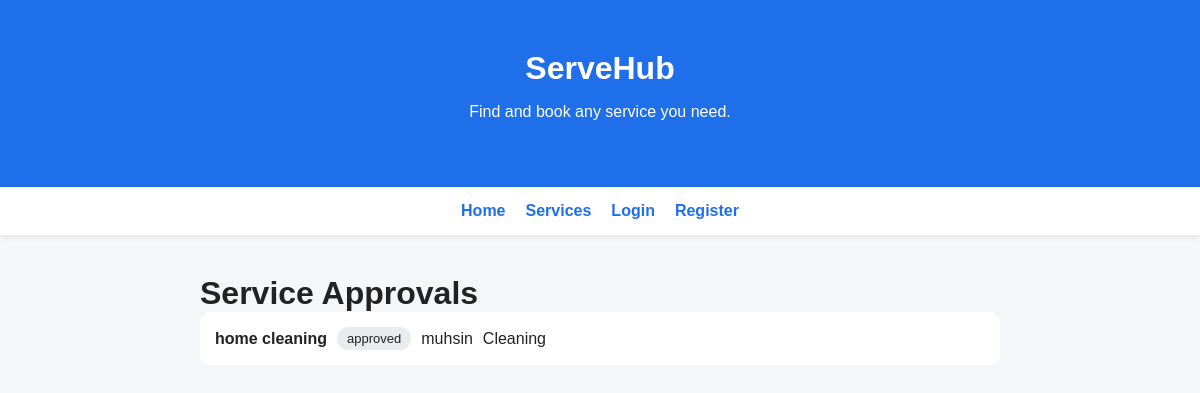
/services, run on the app's committed database.
### app/models.py (models this page shows, shortened)
class Service(db.Model):
    id = db.Column(db.Integer, primary_key=True)
    provider_id = db.Column(db.Integer, db.ForeignKey("user.id"), nullable=False)
    category_id = db.Column(db.Integer, db.ForeignKey("category.id"), nullable=False)
    title = db.Column(db.String(200), nullable=False)
    description = db.Column(db.Text, nullable=False)
    city = db.Column(db.String(100))
    price_type = db.Column(db.String(20), default="fixed")
    price = db.Column(db.Float)
    status = db.Column(db.String(20), default="pending")
    created_at = db.Column(db.DateTime, default=db.func.now())
    provider = db.relationship("User", backref="services")

class User(UserMixin, db.Model):
    id = db.Column(db.Integer, primary_key=True)
    name = db.Column(db.String(120), nullable=False)
    email = db.Column(db.String(120), unique=True, nullable=False)
    password_hash = db.Column(db.String(255), nullable=False)
    role = db.Column(db.String(20), default="customer")
    is_verified = db.Column(db.Boolean, default=False)

class Category(db.Model):
    id = db.Column(db.Integer, primary_key=True)
    name = db.Column(db.String(100), nullable=False)
    slug = db.Column(db.String(100), unique=True, nullable=False)
    services = db.relationship("Service", backref="category", lazy=True)

### app/routes/services.py (the view)
@services.route("/services")
def browse():
    query = request.args.get("q", "").strip()
    category_id = request.args.get("category", type=int)
    city = request.args.get("city", "").strip()
    sort = request.args.get("sort", "newest")
    results = Service.query.filter_by(status="approved")
    if query:
        results = results.filter(Service.title.ilike(f"%{query}%"))
    if category_id:
        results = results.filter_by(category_id=category_id)
    if city:
        results = results.filter(Service.city.ilike(f"%{city}%"))
    if sort == "price_low":
        results = results.order_by(Service.price.asc())
    elif sort == "price_high":
        results = results.order_by(Service.price.desc())
    else:
        results = results.order_by(Service.created_at.desc())
    categories = Category.query.order_by(Category.name).all()
    return render_template(
        "services.html",
        services=results.all(),
        categories=categories,
        selected_category=category_id,
        query=query,
        city=city,
        sort=sort,
    )

### app/templates/admin/services.html (shortened to what this page needs)
{% extends "base.html" %}
{% block content %}
<h1>Service Approvals</h1>
{% for service in services %}
  <div class="user-card">
    <strong>{{ service.title }}</strong>
    <span class="badge">{{ service.status }}</span>
    <span>{{ service.provider.name }}</span>
    <span>{{ service.category.name }}</span>
  </div>
{% else %}
  <p>No services submitted yet.</p>
{% endfor %}
{% endblock %}

### app/static/css/style.css (style rules this page uses)
body { margin: 0; font-family: Arial, sans-serif; background: #f4f6f8; color: #222; }
h1 { margin: 0; }
.user-card { background: white; padding: 15px; border-radius: 10px; margin-bottom: 10px; display: flex; align-items: center; gap: 10px; flex-wrap: wrap; }
.badge { background: #e9ecef; padding: 4px 10px; border-radius: 20px; font-size: 13px; }

### data on the page
Service: title "home cleaning", status "approved", provider.name "muhsin", category.name "Cleaning"
